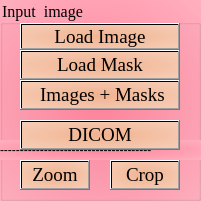
   <widget class="QGroupBox" name="groupBox_1">
    <property name="enabled">
     <bool>true</bool>
    </property>
    <property name="geometry">
     <rect>
      <x>20</x>
      <y>10</y>
      <width>201</width>
      <height>201</height>
     </rect>
    </property>
    <property name="font">
     <font>
      <family>Times New Roman</family>
      <pointsize>12</pointsize>
      <weight>9</weight>
      <italic>false</italic>
      <bold>false</bold>
     </font>
    </property>
    <property name="styleSheet">
     <string notr="true">background-color: qradialgradient(spread:pad, cx:0.495, cy:0.494318, radius:2, fx:0.489, fy:0.494318, stop:0 rgba(255, 132,156, 255), stop:1 rgba(255, 255, 255, 255));color: rgb(0, 0, 0);font: 75 12pt &quot;Times New Roman&quot;;</string>
    </property>
    <property name="title">
     <string>Input  image </string>
    </property>
    <widget class="QPushButton" name="cropeimage_2">
     <property name="enabled">
      <bool>true</bool>
     </property>
     <property name="geometry">
      <rect>
       <x>20</x>
       <y>160</y>
       <width>70</width>
       <height>30</height>
      </rect>
     </property>
     <property name="font">
      <font>
       <family>Times New Roman</family>
       <pointsize>14</pointsize>
       <weight>9</weight>
       <italic>false</italic>
       <bold>false</bold>
      </font>
     </property>
     <property name="styleSheet">
      <string notr="true">color: rgb(0, 0, 0);background-color: qradialgradient(spread:pad, cx:0.5, cy:0.5, radius:2, fx:0.5, fy:0.5, stop:0 rgba(240, 181, 142, 237), stop:1 rgba(255, 255, 255, 255));
 font: 75 14pt &quot;Times New Roman&quot;; </string>
     </property>
     <property name="text">
      <string>Zoom</string>
     </property>
    </widget>
    <widget class="QPushButton" name="loadimage">
     <property name="enabled">
      <bool>true</bool>
     </property>
     <property name="geometry">
      <rect>
       <x>20</x>
       <y>23</y>
       <width>160</width>
       <height>27</height>
      </rect>
     </property>
     <property name="font">
      <font>
       <family>Times New Roman</family>
       <pointsize>14</pointsize>
       <weight>9</weight>
       <italic>false</italic>
       <bold>false</bold>
      </font>
     </property>
     <property name="styleSheet">
      <string notr="true">color: rgb(0, 0, 0);background-color: qradialgradient(spread:pad, cx:0.5, cy:0.5, radius:2, fx:0.5, fy:0.5, stop:0 rgba(240, 181, 142, 237), stop:1 rgba(255, 255, 255, 255));
 font: 75 14pt &quot;Times New Roman&quot;; </string>
     </property>
     <property name="text">
      <string>Load Image</string>
     </property>
    </widget>
    <widget class="QPushButton" name="DICOM_input">
     <property name="enabled">
      <bool>true</bool>
     </property>
     <property name="geometry">
      <rect>
       <x>20</x>
       <y>120</y>
       <width>160</width>
       <height>30</height>
      </rect>
     </property>
     <property name="font">
      <font>
       <family>Times New Roman</family>
       <pointsize>14</pointsize>
       <weight>9</weight>
       <italic>false</italic>
       <bold>false</bold>
      </font>
     </property>
     <property name="styleSheet">
      <string notr="true">color: rgb(0, 0, 0);background-color: qradialgradient(spread:pad, cx:0.5, cy:0.5, radius:2, fx:0.5, fy:0.5, stop:0 rgba(240, 181, 142, 237), stop:1 rgba(255, 255, 255, 255));
 font: 75 14pt &quot;Times New Roman&quot;; </string>
     </property>
     <property name="text">
      <string>DICOM</string>
     </property>
    </widget>
    <widget class="QLabel" name="label">
     <property name="geometry">
      <rect>
       <x>0</x>
       <y>140</y>
       <width>201</width>
       <height>20</height>
      </rect>
     </property>
     <property name="text">
      <string>--------------------------------------</string>
     </property>
    </widget>
    <widget class="QPushButton" name="cropeimage">
     <property name="enabled">
      <bool>true</bool>
     </property>
     <property name="geometry">
      <rect>
       <x>110</x>
       <y>160</y>
       <width>70</width>
       <height>30</height>
      </rect>
     </property>
     <property name="font">
      <font>
       <family>Times New Roman</family>
       <pointsize>14</pointsize>
       <weight>9</weight>
       <italic>false</italic>
       <bold>false</bold>
      </font>
     </property>
     <property name="styleSheet">
      <string notr="true">color: rgb(0, 0, 0);background-color: qradialgradient(spread:pad, cx:0.5, cy:0.5, radius:2, fx:0.5, fy:0.5, stop:0 rgba(240, 181, 142, 237), stop:1 rgba(255, 255, 255, 255));
 font: 75 14pt &quot;Times New Roman&quot;; </string>
     </property>
     <property name="text">
      <string>Crop</string>
     </property>
    </widget>
    <widget class="QPushButton" name="load_mask">
     <property name="enabled">
      <bool>true</bool>
     </property>
     <property name="geometry">
      <rect>
       <x>20</x>
       <y>50</y>
       <width>160</width>
       <height>30</height>
      </rect>
     </property>
     <property name="font">
      <font>
       <family>Times New Roman</family>
       <pointsize>14</pointsize>
       <weight>9</weight>
       <italic>false</italic>
       <bold>false</bold>
      </font>
     </property>
     <property name="styleSheet">
      <string notr="true">color: rgb(0, 0, 0);background-color: qradialgradient(spread:pad, cx:0.5, cy:0.5, radius:2, fx:0.5, fy:0.5, stop:0 rgba(240, 181, 142, 237), stop:1 rgba(255, 255, 255, 255));
 font: 75 14pt &quot;Times New Roman&quot;; </string>
     </property>
     <property name="text">
      <string>Load Mask</string>
     </property>
    </widget>
    <widget class="QPushButton" name="loadimage_2">
     <property name="enabled">
      <bool>true</bool>
     </property>
     <property name="geometry">
      <rect>
       <x>20</x>
       <y>80</y>
       <width>160</width>
       <height>30</height>
      </rect>
     </property>
     <property name="font">
      <font>
       <family>Times New Roman</family>
       <pointsize>14</pointsize>
       <weight>9</weight>
       <italic>false</italic>
       <bold>false</bold>
      </font>
     </property>
     <property name="styleSheet">
      <string notr="true">color: rgb(0, 0, 0);background-color: qradialgradient(spread:pad, cx:0.5, cy:0.5, radius:2, fx:0.5, fy:0.5, stop:0 rgba(240, 181, 142, 237), stop:1 rgba(255, 255, 255, 255));
 font: 75 14pt &quot;Times New Roman&quot;; </string>
     </property>
     <property name="text">
      <string> Images + Masks</string>
     </property>
    </widget>
    <zorder>loadimage</zorder>
    <zorder>label</zorder>
    <zorder>cropeimage</zorder>
    <zorder>load_mask</zorder>
    <zorder>loadimage_2</zorder>
    <zorder>cropeimage_2</zorder>
    <zorder>DICOM_input</zorder>
   </widget>
